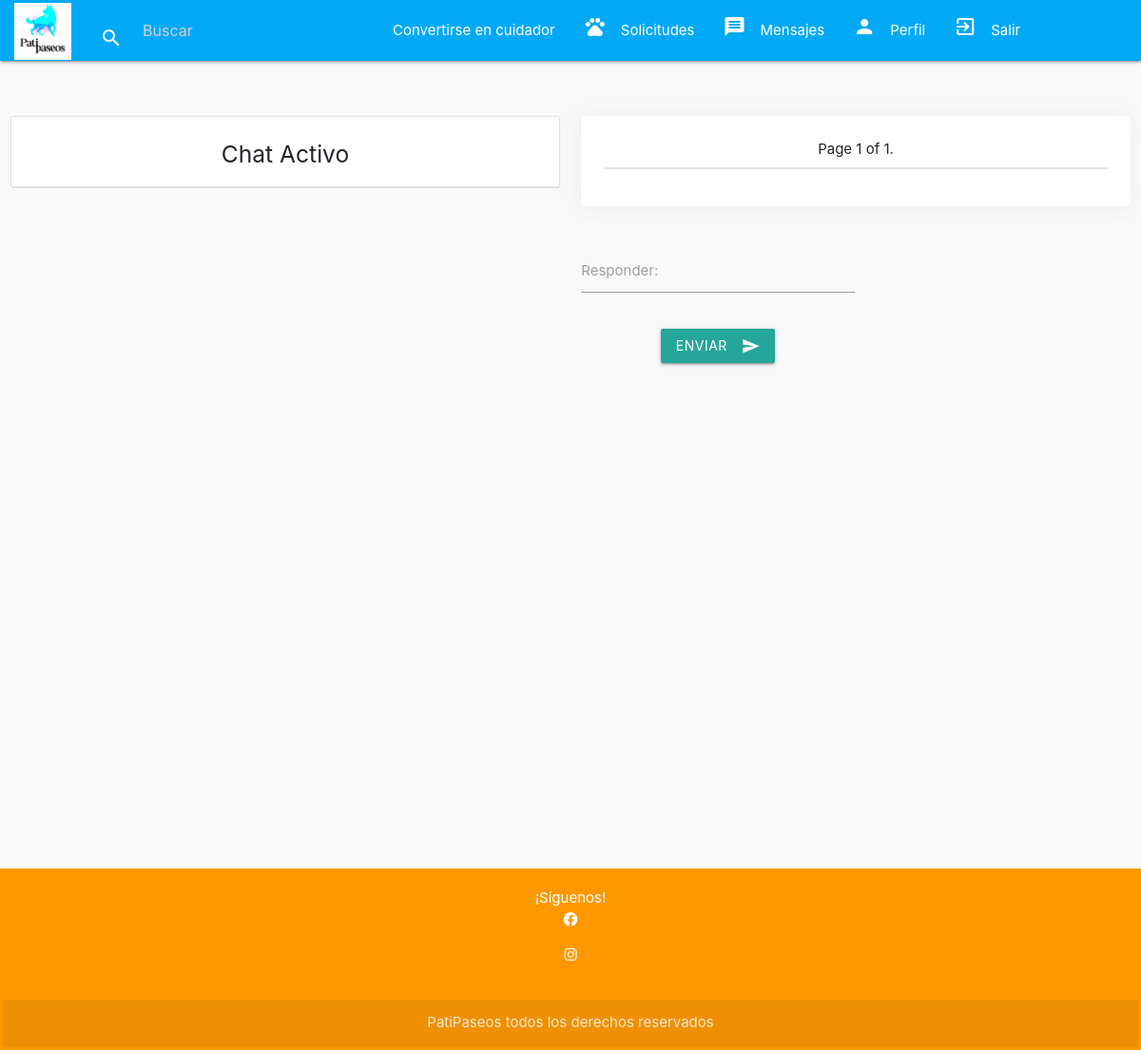
Before: /conversation/Ingrid/ (signed in) with the older database file.
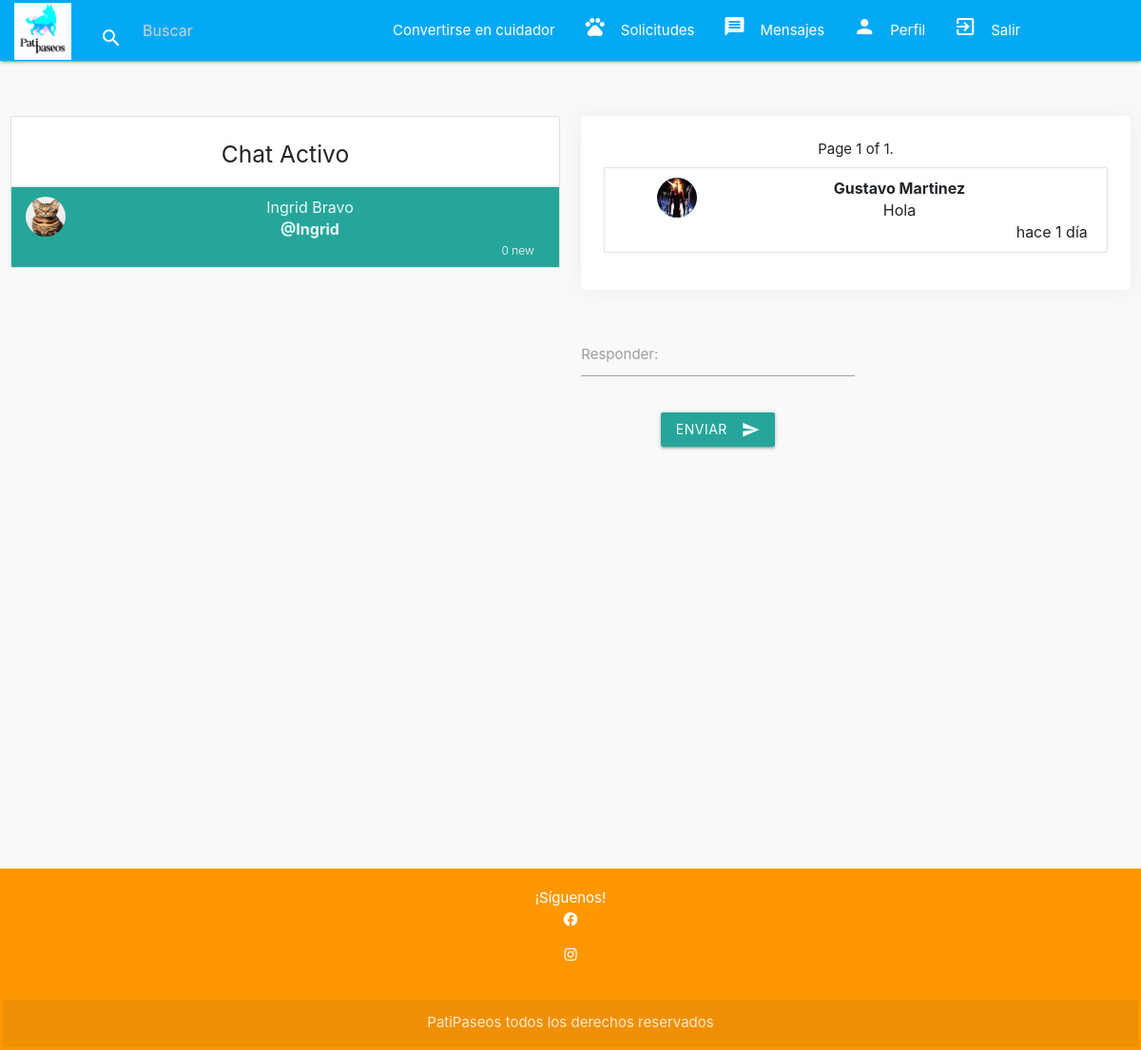
After: the same page with the newer database file.
### app_mascotas/models.py (models this page shows, shortened)
class Propietario(AbstractUser):
    rut = models.CharField(max_length=20, unique=True, default="")
    direccion = models.CharField(max_length=255, default="")
    imagen = models.ImageField(upload_to="imgprod", null=True, blank=True)
    es_cuidador = models.BooleanField(default=False)
    telefono = models.CharField(max_length=15, blank=True, null=True)

class Mensaje(models.Model):
    user = models.ForeignKey(Propietario, on_delete=models.CASCADE, related_name='sent_messages')
    sender = models.ForeignKey(Propietario, on_delete=models.CASCADE, related_name='sent_messages_as_sender')
    recipient = models.ForeignKey(Propietario, on_delete=models.CASCADE, related_name='received_messages')
    body = models.TextField(max_length=1000, blank=True, null=True)
    date = models.DateTimeField(auto_now_add=True)
    is_read = models.BooleanField(default=False)
    @classmethod
    def get_messages(cls, user):
        messages = (
            cls.objects
            .filter(user=user)
            .values('recipient')
            .annotate(last=Max('date'))
            .order_by('-last')
        )
        users = [
            {
                'user': Propietario.objects.get(pk=message['recipient']),
                'last': message['last'],
                'unread': cls.objects.filter(user=user, recipient__pk=message['recipient'], is_read=False).count()
            }
            for message in messages
        ]
        return users

### app_mascotas/views.py (the view)
# urls.py: path('conversation/<username>/', views.conversation, name='conversation'),
@login_required
def conversation(request, username):
    user = request.user
    active_direct = username
    directs = Mensaje.objects.filter(user=user, recipient__username=username).order_by('-date')
    directs.update(is_read=True)
    messages = Mensaje.get_messages(user=request.user)
    for message in messages:
        if message['user'].username==user.username:
            message['unread'] = 0
    paginator_messages = Paginator(directs, 5)
    page_number_messages = request.GET.get('messagespage')
    messages_data = paginator_messages.get_page(page_number_messages)
    context = {
        'directs': messages_data,
        'active_direct': active_direct,
        'messages': messages
    }
    return render(request, 'app_mascotas/conversation.html', context)

### app_mascotas/templates/app_mascotas/conversation.html (shortened to what this page needs)
{% extends "app_mascotas/base.html" %}
{% load static %}
{% load crispy_forms_tags %}
{% load humanize %}
{% block content %}
<div class="row">
    <div class="col s12 m4">
        <ul class="collection with-header">
            <li class="collection-header">
                <h5>Chat Activo</h5>
            </li>
            {% for message in messages %}
                <a style="color: gray;" href="{% url 'conversation' message.user.username %}">
                    <li class="collection-item avatar {% if active_direct == message.user.username %}active{% endif %}">
                        {% if message.user.imagen %}
                            <img src="{{ message.user.imagen.url }}" class="circle responsive-img">
                        {% else %}
                            <img src="{% static 'img/no_avatar.jpg' %}" class="circle responsive-img">
                        {% endif %}
                        <span class="title">{{ message.user.first_name }} {{ message.user.last_name }}</span>
                        <p><b>@{{ message.user.username }}</b></p>
                        <span class="new badge">{{ message.unread }}</span>
                    </li>
                </a>
            {% endfor %}
        </ul>
    </div>
    <div class="col s12 m8">
        <div style="max-width: 600px;" class="card">
            <div class="card-content">
                <div class="center-align">
                    <span class="current">Page {{ directs.number }} of {{ directs.paginator.num_pages }}.</span>
                </div>
                <ol id="oldirects" style="list-style-type: none; display: flex; flex-direction: column-reverse;" class="collection">
                    {% for direct in directs %}
                        <li style="border-bottom: 0px;" class="collection-item avatar">
                            {% if direct.sender.imagen %}
                                <img src="{{ direct.sender.imagen.url }}" class="circle responsive-img">
                            {% else %}
                                <img src="{% static 'img/no_avatar.jpg' %}" class="circle responsive-img">
                            {% endif %}
                            <span class="title"><b>{{ direct.sender.first_name }} {{ direct.sender.last_name }}</b></span>
                            <p>{{ direct.body }}</p>
                            <p class="right-align">{{ direct.date | naturaltime }}</p>
                        </li>
                    {% endfor %}
                </ol>
            </div>
        </div>
        <div class="card-action">
            <div class="row">
                <form method="post" action="{% url 'send_message' username=active_direct %}">
                    <div class="input-field col s9">
                        <label for="text">Responder:</label>
                        <input id="text" name="body" type="text" class="validate">
                    </div>
                    <div class="input-field col s9">
                        <button class="btn waves-effect waves-light" type="submit" name="action">Enviar
                            <i class="material-icons right">send</i>
                        </button>
                    </div>
                </form>
            </div>
        </div>
    </div>
</div>
{% endblock %}

### app_mascotas/templates/app_mascotas/base.html (shortened to what this page needs)
<!DOCTYPE html>
<html lang="en">
{% load static %}
<head>
    <link rel="stylesheet" href="https://maxcdn.bootstrapcdn.com/bootstrap/4.5.2/css/bootstrap.min.css">
    <link rel="stylesheet" href="https://cdnjs.cloudflare.com/ajax/libs/font-awesome/5.15.3/css/all.min.css">
    <link href="//cdn.bootcss.com/raty/2.7.1/jquery.raty.min.css" rel="stylesheet">
    <link type="text/css" rel="stylesheet" href="{% static "app_mascotas/css/materialize.min.css" %}"  media="screen,projection"/>
    <link rel="stylesheet" type="text/css" href="https://cdn.jsdelivr.net/npm/daterangepicker/daterangepicker.css" />
    <link rel="stylesheet" href="{% static 'app_mascotas/css/estilo2.css' %}">
</head>
<body>
    <header>
        <nav class="navbar navbar-expand-lg navbar-dark light-blue" role="navigation">
            <a class="navbar-brand" href="{% url 'index' %}"><img src="{% static 'app_mascotas/img/patipaseospng.png' %}" alt="Logo" style="max-width: 100px; max-height: 60px;">
            </a>
            <div class="nav-wrapper">
                <form method="get" action="{% url 'index' %}">
                    <div class="input-field">
                        <input id="search" type="search" name="q" placeholder="Buscar" aria-label="Buscar" required>
                        <label class="label-icon" for="search">
                            <i class="material-icons">search</i>
                        </label>
                        <i class="material-icons">close</i>
                    </div>
                </form>
            </div>
                {% if user.is_authenticated %}
                <ul class="right hide-on-med-and-down">
                    {% if not user.es_cuidador %}
                        <li >
                            <a href="{% url "cuidador" %}">Convertirse en cuidador</a>
                        </li>
                    {% endif %}
                    {% if not user.es_cuidador %}
                        <li>
                            <a href="{% url "prestacion" %}">Solicitudes<i class="material-icons left">pets</i></a>
                        </li>
                    {% endif %}
                        <li><a href="{% url 'inbox' %}"><i class="material-icons left">message</i>Mensajes</a></li>
                        <li><a href="{% url "perfil" %}"><i class="material-icons left">person</i>Perfil</a></li>
                        <li>
                            <a href="#" onclick="confirmLogout()" ><i class="material-icons left">exit_to_app</i>Salir</a>
                        </li>
                    </ul>
                {% endif %}
        </nav>
    </header>
    <main class="contenido-principal">
        <div id="content-wrap">
        {% block content %}
        {% endblock %}
    </main>
         <footer class="page-footer orange">
            <div class="container">
              <div class="row">
                <div class="col-sm-12 text-white">
                    <span class="social-links-txt mb-3">¡Síguenos!</span>
                    <ul class="social-links">
                        <li><a href="http://www.facebook.com/tu_pagina" class="text-white"><i class="fab fa-facebook"></i></a></li>
                    </ul>
                    <ul class="social-links">
                        <li><a href="http://www.instagram.com/tu_pagina" class="text-white"><i class="fab fa-instagram"></i></a></li>
                    </ul>
                </div>
              </div>
            </div>
            <div class="footer-copyright">
              <div class="container">
              PatiPaseos todos los derechos reservados
              </div>
            </div>
          </footer>
</body>
</html>

### app_mascotas/static/app_mascotas/css/estilo2.css (style rules this page uses)
footer { text-align: center; padding: 3px; background-color: rgb(0, 0, 0); color: white; width: 100%; }
.contenido-principal { text-align: center; margin-top: 50px; position: relative; min-height: 100vh; }
#content-wrap { padding-bottom: 2.5rem; }
.contenido-principal p { font-size: 16px; }
ul { list-style: none; padding-left: 0; }
.card { transition: transform 0.2s; }
body { background-color: #f9f9fa }
.card { border-radius: 5px; -webkit-box-shadow: 0 1px 20px 0 rgba(69,90,100,0.08); box-shadow: 0 1px 20px 0 rgba(69,90,100,0.08); border: none; margin-bottom: 30px; }
.navbar-brand img { transition: transform 0.3s; }

Changed rows visible on the page:
now on this page (row edited): Propietario: user.imagen (picture), user.first_name "Ingrid", user.last_name "Bravo", user.username "Ingrid", unread "0"
added Mensaje: sender.imagen (picture), sender.first_name "Gustavo", sender.last_name "Martinez", body "Hola", date "hace 1 día"
